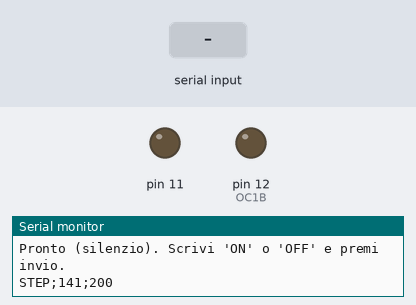
The sketch below on a simulated Arduino Uno, built for the host (arithmetic inside an expression is 32-bit, double 64-bit). Shown: output pins drawn as LEDs (lit = HIGH), the last lines printed to the serial monitor. The inputs (shaded band) are chosen by the test bench.

Above: at 1.3 s.
1.4 s: "ON\n" received over Serial
At 2.2 s:
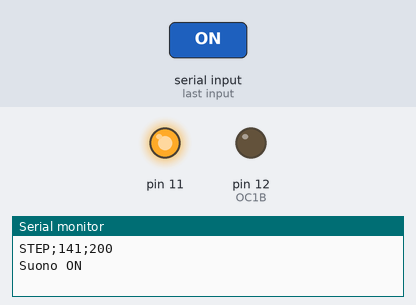
2.9 s: "OFF\n" received over Serial
At 3.3 s:
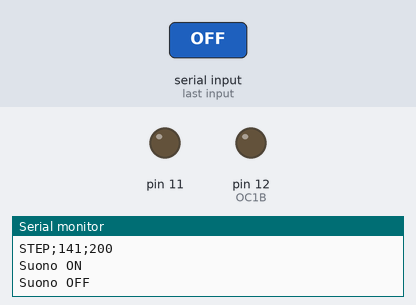
Timing chart, 0 to 5.9 s (numbered marks = the images above; inputs shaded):
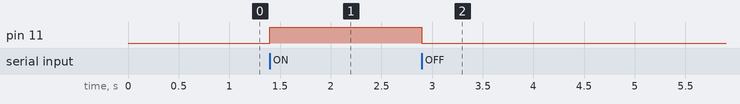

The sketch:

sweep_gradini.ino
```cpp
// Sweep a gradini per caratterizzare armoniche/spurie del canale
// generatore->accoppiamento->interrogatore, INDIPENDENTE dal protocollo
// f1/f2 (niente marcatore/slot/gap, niente interruttori simulati): qui
// interessa solo un tono pulito, un valore alla volta, tenuto abbastanza a
// lungo da poterlo analizzare con calma (a occhio sullo spettrogramma di
// main.py, o meglio con analizza_armoniche_sweep.py che lo fa in automatico).
//
// Non tocca trasmettitore.ino (che resta lo sketch del protocollo vero):
// questo e' un file a se', da caricare solo per le sessioni di
// caratterizzazione, poi si torna a trasmettitore.ino per i test normali.
//
// Stessa tecnica DDS+PWM di trasmettitore.ino (Timer1 Fast PWM 8 bit su
// OC1B come portante, Timer2 CTC come clock del DDS), ma un solo canale:
// qui non serve sommare due toni, solo emetterne uno pulito alla volta.
//
// Protocollo seriale: scrivi "ON"/"OFF" per accendere/spegnere il suono
// (identico a trasmettitore.ino). Ad ogni cambio di gradino stampa una riga
// "STEP;<millis>;<freq_hz>" - e' il formato che analizza_armoniche_sweep.py
// legge per sapere quando inizia ogni gradino e a quale frequenza.

#include <avr/io.h>
#include <avr/interrupt.h>
#include <math.h>

uint8_t sineTable[256];
volatile uint32_t phase = 0;
volatile uint32_t inc = 0;

const uint32_t SAMPLE_RATE = 40000; // Hz, stesso valore di trasmettitore.ino

// --- Gradini dello sweep: da FREQ_MIN a FREQ_MAX a passi di FREQ_STEP,
// ciascuno tenuto per STEP_DURATION_MS. Valori di partenza pensati per
// coprire la banda che main.py visualizza (fino a 6kHz), con gradini
// abbastanza larghi (200Hz) da distinguerli bene ma non troppi da rendere
// lo sweep interminabile (29 gradini * 4s = poco più di 2 minuti).
const uint32_t FREQ_MIN = 200;
const uint32_t FREQ_MAX = 6000;
const uint32_t FREQ_STEP = 200;
const unsigned long STEP_DURATION_MS = 4000;

// Se true, ricomincia da FREQ_MIN alla fine invece di fermarsi - comodo per
// lasciare la caratterizzazione in loop mentre si osserva o si registra.
const bool RIPETI_IN_LOOP = true;

uint32_t freq_corrente = FREQ_MIN;
unsigned long inizio_gradino_ms = 0;

volatile bool soundEnabled = false; // parte spento, come trasmettitore.ino

void imposta_incremento(uint32_t freq_hz) {
  inc = (uint32_t)(((uint64_t)freq_hz << 32) / SAMPLE_RATE);
}

void stampa_gradino(uint32_t freq_hz) {
  Serial.print(F("STEP;"));
  Serial.print(millis());
  Serial.print(';');
  Serial.println(freq_hz);
}

void setup() {
  Serial.begin(9600);

  for (int i = 0; i < 256; i++) {
    sineTable[i] = (uint8_t)(127.5 + 127.5 * sin(2.0 * PI * i / 256.0));
  }

  pinMode(12, OUTPUT); // OC1B, stesso pin di trasmettitore.ino
  pinMode(11, OUTPUT);
  digitalWrite(11, LOW);
  TCCR1A = _BV(COM1B1) | _BV(WGM10);
  TCCR1B = _BV(WGM12) | _BV(CS10);
  OCR1B = 128;

  TCCR2A = _BV(WGM21);
  TCCR2B = _BV(CS21);
  OCR2A = (16000000UL / 8 / SAMPLE_RATE) - 1;
  TIMSK2 = _BV(OCIE2A);

  imposta_incremento(freq_corrente);
  inizio_gradino_ms = millis();
  sei();

  Serial.println(F("--- sweep_gradini: caratterizzazione armoniche ---"));
  Serial.print(F("SAMPLE_RATE=")); Serial.print(SAMPLE_RATE); Serial.println(F("Hz"));
  Serial.print(F("FREQ_MIN=")); Serial.print(FREQ_MIN);
  Serial.print(F("  FREQ_MAX=")); Serial.print(FREQ_MAX);
  Serial.print(F("  FREQ_STEP=")); Serial.println(FREQ_STEP);
  Serial.print(F("STEP_DURATION_MS=")); Serial.println(STEP_DURATION_MS);
  Serial.println(F("Pronto (silenzio). Scrivi 'ON' o 'OFF' e premi invio."));
  stampa_gradino(freq_corrente);
}

ISR(TIMER2_COMPA_vect) {
  phase += inc;
  uint8_t idx = phase >> 24;

  if (!soundEnabled) {
    OCR1B = 128;
    return;
  }
  OCR1B = sineTable[idx];
}

void aggiorna_sweep(unsigned long ora_ms) {
  if (ora_ms - inizio_gradino_ms < STEP_DURATION_MS) return;

  freq_corrente += FREQ_STEP;
  if (freq_corrente > FREQ_MAX) {
    if (!RIPETI_IN_LOOP) {
      freq_corrente -= FREQ_STEP; // resta fermo sull'ultimo gradino
      return;
    }
    freq_corrente = FREQ_MIN;
  }
  imposta_incremento(freq_corrente);
  inizio_gradino_ms = ora_ms;
  stampa_gradino(freq_corrente);
}

void gestisci_seriale() {
  if (Serial.available()) {
    String cmd = Serial.readStringUntil('\n');
    cmd.trim();
    if (cmd.equalsIgnoreCase("ON")) {
      digitalWrite(11, HIGH);
      soundEnabled = true;
      Serial.println(F("Suono ON"));
    } else if (cmd.equalsIgnoreCase("OFF")) {
      digitalWrite(11, LOW);
      soundEnabled = false;
      Serial.println(F("Suono OFF"));
    }
  }
}

void loop() {
  aggiorna_sweep(millis());
  gestisci_seriale();
}
```

Measured:
- after the input at 1.4 s, pin 11: LOW → HIGH at once
- after the input at 2.9 s, pin 11: HIGH → LOW at once
